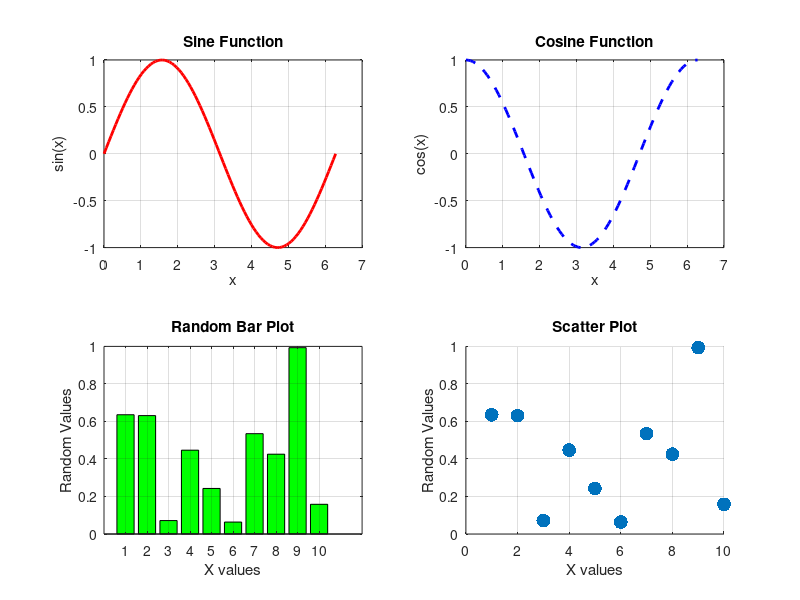
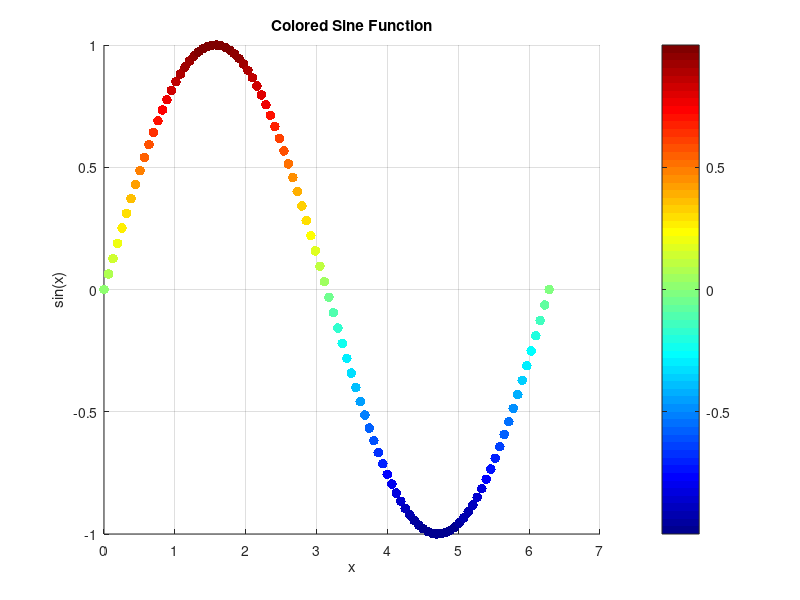

These figures' MATLAB source, in order:
% Create some sample data
x = linspace(0, 2*pi, 100);  % x values from 0 to 2*pi
y_sin = sin(x);  % y values for sine
y_cos = cos(x);  % y values for cosine
y_random = rand(1, 10);  % 10 random values for bar plot
x_random = 1:10;  % x values for random data

% 1. Create a new figure
figure;

% 2. First subplot: Plot sine function in the first subplot (2x2 grid)
subplot(2, 2, 1);  % Create a 2x2 grid, and this is the 1st subplot
plot(x, y_sin, 'r-', 'LineWidth', 2);  % Plot sine function in red
title('Sine Function');
xlabel('x');
ylabel('sin(x)');
grid on;

% 3. Second subplot: Plot cosine function in the second subplot (2x2 grid)
subplot(2, 2, 2);  % Create the 2nd subplot in the grid
plot(x, y_cos, 'b--', 'LineWidth', 2);  % Plot cosine function in blue (dashed)
title('Cosine Function');
xlabel('x');
ylabel('cos(x)');
grid on;

% 4. Third subplot: Create a bar plot in the third subplot (2x2 grid)
subplot(2, 2, 3);  % Create the 3rd subplot in the grid
bar(x_random, y_random, 'FaceColor', 'g');  % Bar plot with green bars
title('Random Bar Plot');
xlabel('X values');
ylabel('Random Values');
grid on;

% 5. Fourth subplot: Scatter plot in the fourth subplot (2x2 grid)
subplot(2, 2, 4);  % Create the 4th subplot in the grid
scatter(x_random, y_random, 100, 'filled', 'r');  % Scatter plot with red markers
title('Scatter Plot');
xlabel('X values');
ylabel('Random Values');
grid on;

% 6. Color the plots based on a condition (e.g., change color based on y-values)
% Example for coloring sine plot based on y values (using a colormap)
figure;  % Create a new figure for the colored plot
scatter(x, y_sin, 50, y_sin, 'filled');  % Scatter plot with colored data points
colormap(jet);  % Use the 'jet' colormap (you can also try 'hot', 'cool', etc.)
colorbar;  % Display the color bar
title('Colored Sine Function');
xlabel('x');
ylabel('sin(x)');
grid on;
